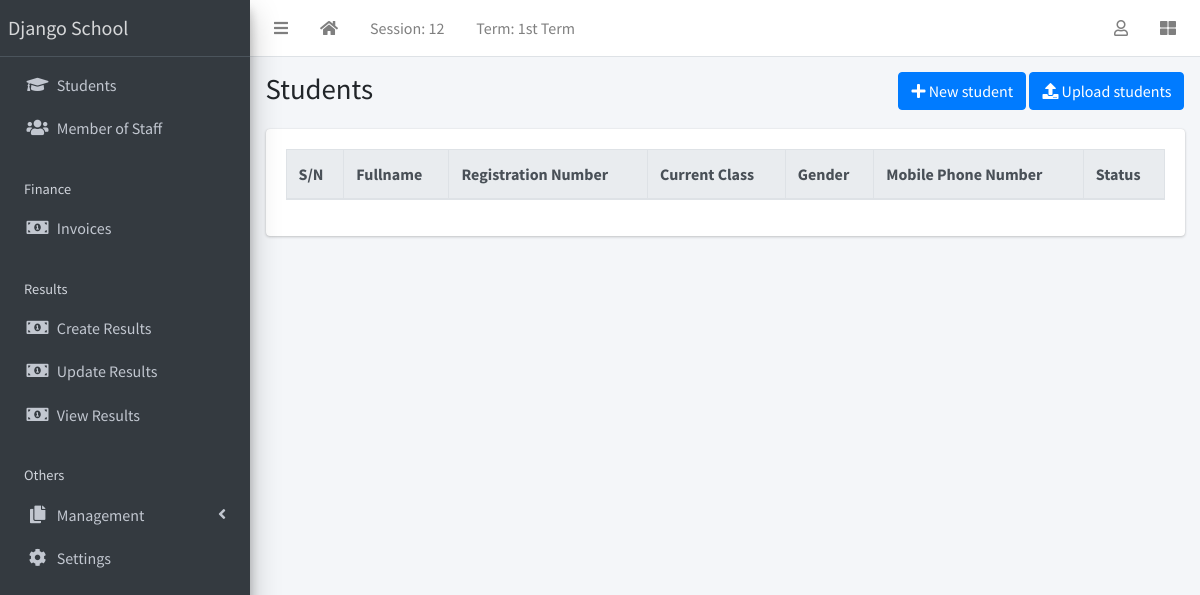
The app's page /student/list (signed in) with its own data.
### apps/corecode/models.py (models this page shows, shortened)
class AcademicSession(models.Model):
    name = models.CharField(max_length=200, unique=True)
    current = models.BooleanField(default=True)
    class Meta:
        ordering = ["-name"]

class AcademicTerm(models.Model):
    name = models.CharField(max_length=20, unique=True)
    current = models.BooleanField(default=True)
    class Meta:
        ordering = ["name"]

class SiteConfig(models.Model):
    key = models.SlugField()
    value = models.CharField(max_length=200)

### apps/students/views.py (the view)
# urls.py: path("list", StudentListView.as_view(), name="student-list"),
class StudentListView(LoginRequiredMixin, ListView):
    model = Student
    template_name = "students/student_list.html"

### apps/corecode/context_processors.py (called while the page is built)
def site_defaults(request):
    current_session = AcademicSession.objects.get(current=True)
    current_term = AcademicTerm.objects.get(current=True)
    vals = SiteConfig.objects.all()
    contexts = {
        "current_session": current_session.name,
        "current_term": current_term.name,
    }
    for val in vals:
        contexts[val.key] = val.value
    return contexts

### apps/students/templates/students/student_list.html (shortened to what this page needs)
{% extends 'base.html' %}
{% block title %}Students{% endblock title %}
{% block breadcrumb %}
<a class="btn btn-primary" href="{% url 'student-create' %}"><i
    class="fas fa-plus"></i> New student</a>
<a class="btn btn-primary" href="{% url 'student-upload' %}"><i
    class="fas fa-upload"></i> Upload students</a>
{% endblock breadcrumb %}
{% block content %}
  <div class="table-responsive">
    <table id="studenttable" class="table table-bordered table-hover" data-page-length='100'>
      <thead class="thead-light">
        <tr>
          <th>S/N</th>
          <th>Fullname</th>
          <th>Registration Number</th>
          <th>Current Class</th>
          <th>Gender</th>
          <th>Mobile Phone Number</th>
          <th>Status</th>
        </tr>
      </thead>
    </table>
  </div>
{% endblock content %}

### templates/base.html (shortened to what this page needs)
{% load static %}
<!DOCTYPE html>
<html lang="en">
<head>
  <link rel="stylesheet" href="{% static 'plugins/fontawesome-free/css/all.min.css' %}">
  <link rel="stylesheet" href="{% static 'plugins/toastr/toastr.min.css' %}">
  <link rel="stylesheet"
    href="{% static 'plugins/overlayScrollbars/css/OverlayScrollbars.min.css' %}">
  <link rel="stylesheet" href="{% static 'plugins/Datatables/datatables.min.css' %}" />
  <link rel="stylesheet" href="{% static 'dist/css/adminlte.min.css' %}">
</head>
<body
  class="hold-transition sidebar-mini layout-fixed layout-navbar-fixed layout-footer-fixed">
  <div class="wrapper">
    <nav class="main-header navbar navbar-expand navbar-white navbar-light">
      <ul class="navbar-nav">
        <li class="nav-item">
          <a class="nav-link" data-widget="pushmenu" href="#" role="button"><i
              class="fas fa-bars"></i></a>
        </li>
        <li class="nav-item d-none d-sm-inline-block">
          <a href="{% url 'home' %} " class="nav-link"><i class="fa fa-home"></i></a>
        </li>
        <li class="nav-item d-none d-sm-inline-block">
          <a href="{% url 'current-session' %}" class="nav-link">Session: {{ current_session }}</a>
        </li>
        <li class="nav-item d-none d-sm-inline-block">
          <a href="{% url 'current-session' %}" class="nav-link">Term: {{ current_term }}</a>
        </li>
      </ul>
      <ul class="navbar-nav ml-auto">
        <li class="nav-item dropdown">
          <a class="nav-link" data-toggle="dropdown" href="#">
            <i class="far fa-user"></i>
          </a>
        </li>
        <li class="nav-item">
          <a class="nav-link" data-widget="control-sidebar" data-slide="true"
            href="#" role="button"><i class="fas fa-th-large"></i></a>
        </li>
      </ul>
    </nav>
    <aside class="main-sidebar sidebar-dark-primary elevation-4">
      <a href="{% url 'home' %}" class="brand-link">{{ school_name | default:"MySchool" }}</a>
      <div class="sidebar">
        <nav class="mt-2">
          <ul class="nav nav-pills nav-sidebar flex-column"
            data-widget="treeview" role="menu" data-accordion="false">
            <li class="nav-item">
              <a href="{% url 'student-list' %}" class="nav-link">
                <i class="nav-icon fas fa-graduation-cap"></i>
                <p>
                  Students
                </p>
              </a>
            </li>
            <li class="nav-item">
              <a href="{% url 'staff-list' %}" class="nav-link">
                <i class="nav-icon fas fa-users"></i>
                <p>
                  Member of Staff
                </p>
              </a>
            </li>
            <li class="nav-header">Finance</li>
            <li class="nav-item">
              <a href="{% url 'invoice-list' %}" class="nav-link">
                <i class="nav-icon fas fa-money-bill-alt"></i>
                <p>
                  Invoices
                </p>
              </a>
            </li>
            <li class="nav-header">Results</li>
            <li class="nav-item">
              <a href="{% url 'create-result' %}" class="nav-link">
                <i class="nav-icon fas fa-money-bill-alt"></i>
                <p>
                  Create Results
                </p>
              </a>
            </li>
            <li class="nav-item">
              <a href="{% url 'edit-results' %}" class="nav-link">
                <i class="nav-icon fas fa-money-bill-alt"></i>
                <p>
                  Update Results
                </p>
              </a>
            </li>
            <li class="nav-item">
              <a href="{% url 'view-results' %}" class="nav-link">
                <i class="nav-icon fas fa-money-bill-alt"></i>
                <p>
                  View Results
                </p>
              </a>
            </li>
            <li class="nav-header">Others</li>
            <li class="nav-item has-treeview">
              <a href="#" class="nav-link">
                <i class="nav-icon fas fa-copy"></i>
                <p>
                  Management
                  <i class="fas fa-angle-left right"></i>
                </p>
              </a>
            </li>
            <li class="nav-item">
              <a href="{% url 'configs' %}" class="nav-link">
                <i class="nav-icon fas fa-cog"></i>
                <p>
                  Settings
                </p>
              </a>
            </li>
          </ul>
        </nav>
      </div>
    </aside>
    <div class="content-wrapper">
      <section class="content-header">
        <div class="container-fluid">
          <div class="row mb-1">
            <div class="col-sm-8">
              <h1>{% block title %}{% endblock title %}</h1>
            </div>
            <div class="col-sm-4">
              <ol class="breadcrumb float-sm-right">
                <li class="breadcrumb-item">{% block breadcrumb %}{% endblock breadcrumb %}</li>
              </ol>
            </div>
          </div>
        </div>
      </section>
      <section class="content">
        <div class="container-fluid">
          <div class="row">
            <div class="col-md-12">
              {% block fullcard %}
              <div class="card">
                <div class="card-body">
                  <div class="row">
                    <div class="col">
                      {% block content %}
                      {% endblock content %}
                    </div>
                  </div>
                </div>
              </div>
              {% endblock fullcard %}
            </div>
          </div>
        </div>
      </section>
    </div>
  </div>
</body>
</html>

### records on screen
AcademicSession: name "12"
AcademicTerm: name "1st Term"
SiteConfig: value "Django School"
